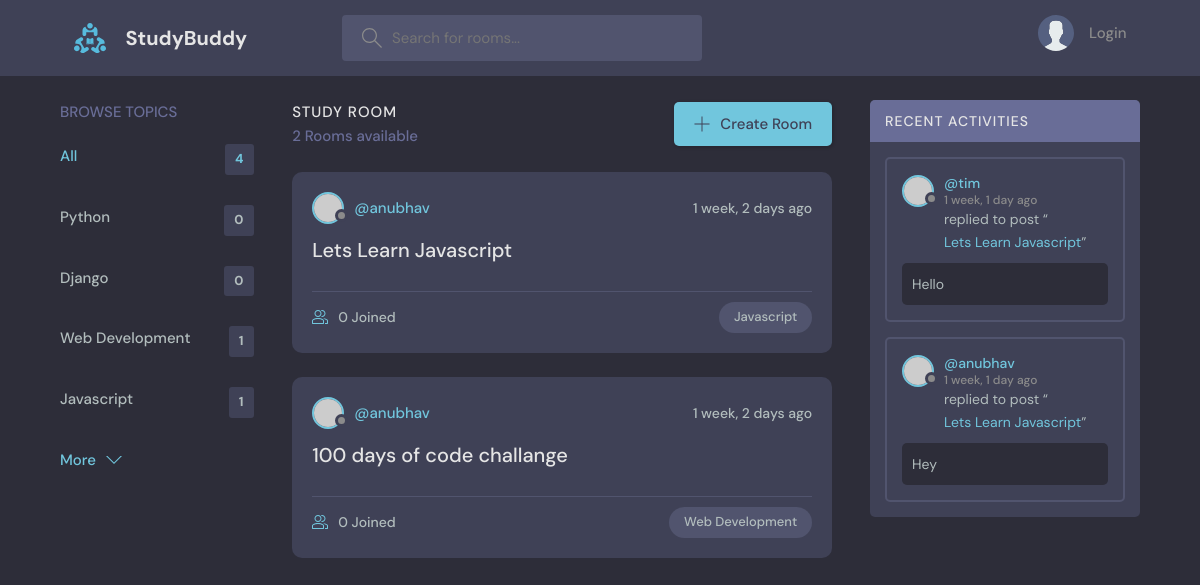
The app's page /, older data.
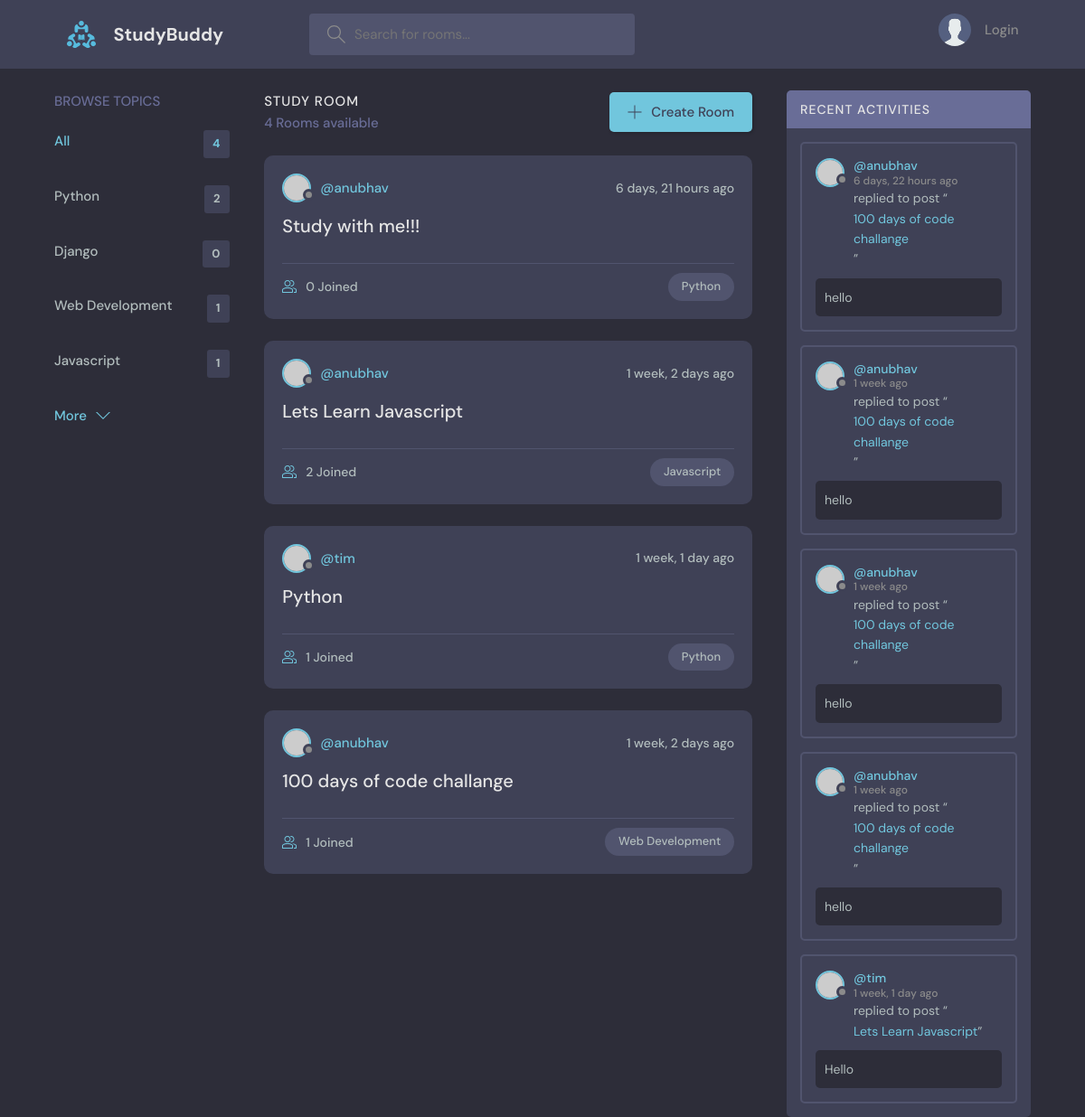
The same page, newer data.
### base/models.py (models this page shows, shortened)
class Topic(models.Model):
  name = models.CharField(max_length=200)

class Room(models.Model):
  host =  models.ForeignKey(User,on_delete=models.SET_NULL,null=True)
  topic =  models.ForeignKey(Topic,on_delete=models.SET_NULL,null=True)
  name = models.CharField(max_length=200)
  description =  models.TextField(null=True,blank=True)
  participants = models.ManyToManyField(User,related_name='paticipants', blank=True)
  updated =  models.DateTimeField(auto_now=True)
  created =  models.DateTimeField(auto_now_add=True)
  class Meta:
    ordering = ['-updated','-created']
  def __str__(self):
    return self.name

class Message(models.Model):
  user = models.ForeignKey(User,on_delete=models.CASCADE)
  room =  models.ForeignKey(Room,on_delete=models.CASCADE)
  body =  models.TextField()
  updated =  models.DateTimeField(auto_now=True)
  created =  models.DateTimeField(auto_now_add=True)
  class Meta:
    ordering = ['-updated','-created']
  def __str__(self):
    return self.body[0:50]

### base/views.py (the view)
# urls.py: path('',views.home,name = "home"),
def home(request):
    q = request.GET.get("q") if request.GET.get("q") != None else ""
    rooms = Room.objects.filter(
        Q(topic__name__icontains=q)
        | Q(name__icontains=q)
        | Q(description__icontains=q)
        | Q(host__username=q)
    )
    topics = Topic.objects.all()
    room_count = rooms.count()
    room_messages = Message.objects.all().filter(Q(room__topic__name__icontains=q))
    context = {
        "rooms": rooms,
        "topics": topics,
        "room_count": room_count,
        "room_messages": room_messages,
    }
    return render(request, "base/home.html", context)

### base/templates/base/home.html (shortened to what this page needs)
{% extends "main.html" %}
{% block content %}
<main class="layout layout--3">
  <div class="container">
    {%include 'base/topics_components.html'%}
    <div class="roomList">
      <div class="roomList__header">
        <div>
          <h2>Study Room</h2>
          <p>{{room_count}} Rooms available</p>
        </div>
        <a class="btn btn--main" href="{%url 'create-room'%}">
          <svg version="1.1" xmlns="http://www.w3.org/2000/svg" width="32" height="32" viewBox="0 0 32 32">
            <title>add</title>
            <path
              d="M16.943 0.943h-1.885v14.115h-14.115v1.885h14.115v14.115h1.885v-14.115h14.115v-1.885h-14.115v-14.115z">
            </path>
          </svg>
          Create Room
        </a>
      </div>
      {%include 'base/feed_component.html'%}
    </div>
      {%include 'base/activity_component.html'%}
    </div>
</main>
{% endblock content %}

### base/templates/base/topics_components.html
<div class="topics">
      <div class="topics__header">
        <h2>Browse Topics</h2>
      </div>
      <ul class="topics__list">
        <li>
          <a href="{%url 'home'%}" class="active">All <span>{{topics.count}}</span></a>
        </li>
    {% for topic in topics%}
        <li>
          <a href="{%url "home"%}?q={{topic.name}}">{{topic.name}} <span>{{topic.room_set.all.count}}</span></a>
        </li>
    {% endfor %}
      </ul>
      <a class="btn btn--link" href="topics.html">
        More
        <svg version="1.1" xmlns="http://www.w3.org/2000/svg" width="32" height="32" viewBox="0 0 32 32">
          <title>chevron-down</title>
          <path d="M16 21l-13-13h-3l16 16 16-16h-3l-13 13z"></path>
        </svg>
      </a>
    </div>

### base/templates/base/feed_component.html (shortened to what this page needs)
{% for room in rooms %}
<div class="roomListRoom">
  <div class="roomListRoom__header">
    <a href="{%url 'user-profile' room.host.id%}" class="roomListRoom__author">
      <div class="avatar avatar--small">
        <img src="https://randomuser.me/api/portraits/women/11.jpg" />
      </div>
      <span>@{{room.host.username}}</span>
    </a>
    <div class="roomListRoom__actions">
      <span>{{room.created|timesince}} ago</span>
    </div>
  </div>
  <div class="roomListRoom__content">
  <a href="{%url 'room' room.id%}">{{room.name}}</a>
  </div>
  <div class="roomListRoom__meta">
    <a href="{%url 'room' room.id%}" class="roomListRoom__joined">
      {{room.participants.all.count}} Joined
    </a>
    <p class="roomListRoom__topic">{{room.topic.name}}</p>
  </div>
</div>
{% endfor %}

### base/templates/base/activity_component.html (shortened to what this page needs)
<div class="activities">
      <div class="activities__header">
        <h2>Recent Activities</h2>
      </div>
  {%for message in room_messages%}
  <div class="activities__box">
    <div class="activities__boxHeader roomListRoom__header">
      <a href="{%url "user-profile" message.user.id%}" class="roomListRoom__author">
        <div class="avatar avatar--small">
          <img src="https://randomuser.me/api/portraits/women/11.jpg" />
        </div>
        <p>
          @{{message.user}}
          <span>{{message.created|timesince}} ago</span>
        </p>
      </a>
    </div>
    <div class="activities__boxContent">
      <p>replied to post “<a href="{%url 'room' message.room.id%}">{{message.room}}</a>”</p>
      <div class="activities__boxRoomContent">
        {{message}}
      </div>
    </div>
  </div>
{%endfor%}
  </div>

Row changes from the older to the newer data that the page shows:
removed Message: user "anubhav", created "1 week, 1 day", room "Lets Learn Javascript", body "Hey"
computed for Topic "Python": room_set.all.count "0" → "2"
added Room: host.username "anubhav", created "6 days, 21 hours", name "Study with me!!!", participants.all.count "0", topic.name "Python"
changed Room "Lets Learn Javascript": participants.all.count "0" → "2"
added Room: host.username "tim", created "1 week, 1 day", name "Python", participants.all.count "1", topic.name "Python"
computed for Room "100 days of code challange": participants.all.count "0" → "1"
added Message: user "anubhav", created "6 days, 22 hours", room "100 days of code challange", body "hello"
added Message: user "anubhav", created "1 week", room "100 days of code challange", body "hello"
added Message: user "anubhav", created "1 week", room "100 days of code challange", body "hello"
added Message: user "anubhav", created "1 week", room "100 days of code challange", body "hello"
Text that changed along with them:
{{ room_count }}: "2" → "4"
